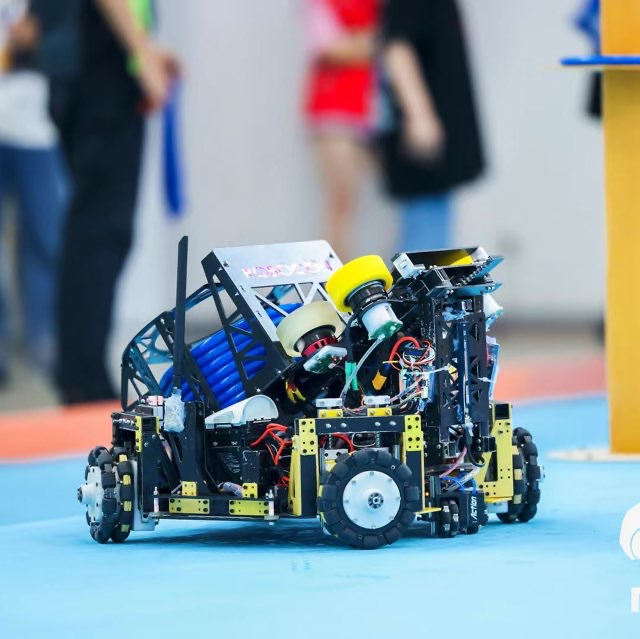
//> input picture show_color/imgs/1.jpg, 640 x 639 px
$ ./show_img   (built with g++ and OpenCV 4)
//> lines starting //> are read from the running program, lines starting //| are printed output that depends on the picture
#include<opencv2/opencv.hpp>

int main()
{
    cv::Mat bgr_img;
    bgr_img = cv::imread("imgs/1.jpg");
//> bgr_img is the input picture: 639 rows x 640 cols, CV_8UC3; mean B, G, R 154, 144.7, 128.2

    //分离三个通道并显示，调试用
    std::vector<cv::Mat> channels;
    cv::split(bgr_img, channels);
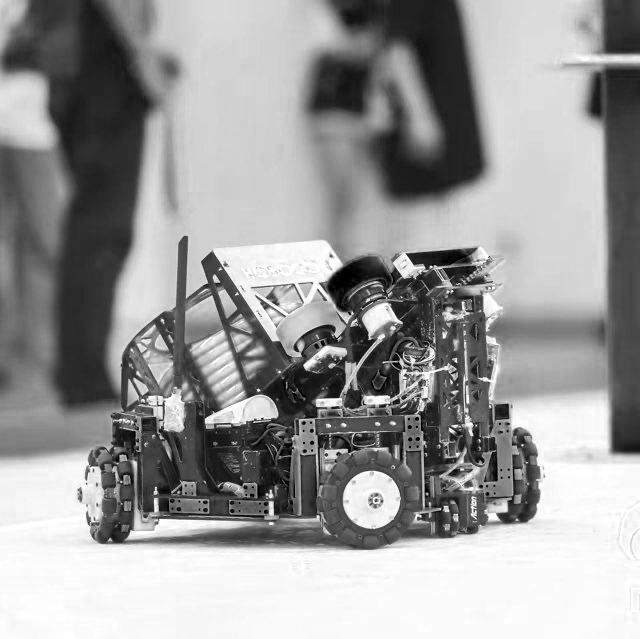
//> channels[0]: 639 rows x 640 cols, CV_8UC1; min 0, max 255, mean 154
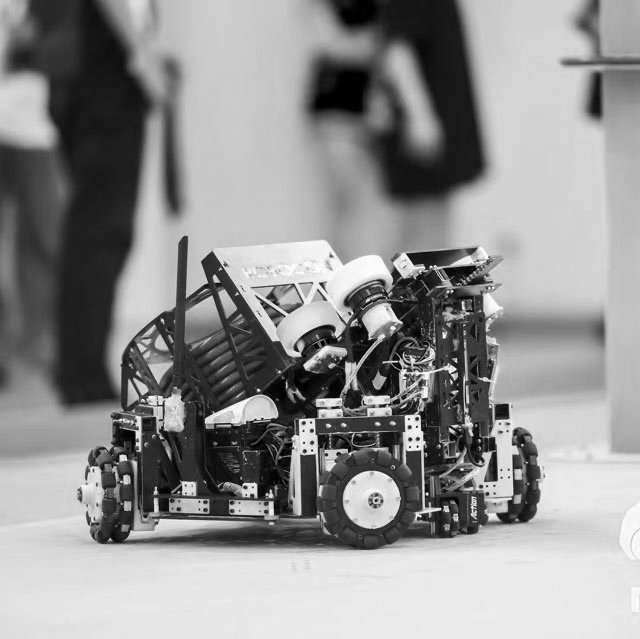
//> channels[1]: 639 rows x 640 cols, CV_8UC1; min 0, max 255, mean 144.7
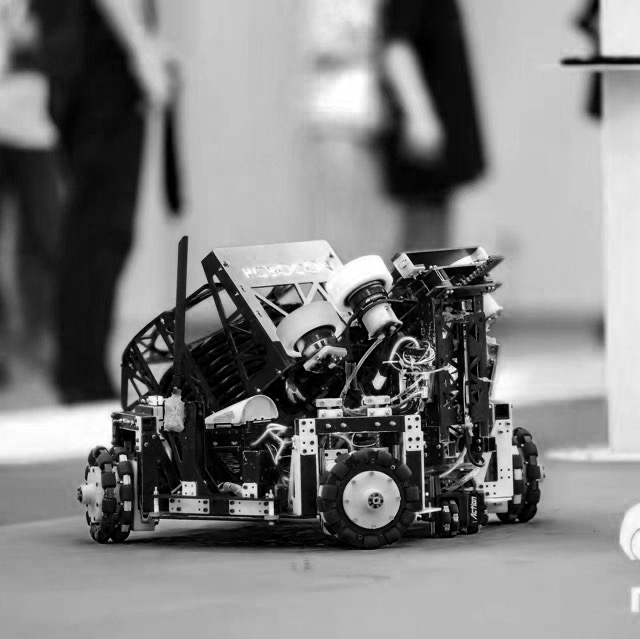
//> channels[2]: 639 rows x 640 cols, CV_8UC1; min 0, max 255, mean 128.2
    cv::Mat blue = channels.at(0);
    cv::Mat green = channels.at(1);
    cv::Mat red = channels.at(2);

    cv::resize(blue, blue, {}, 0.5, 0.5);
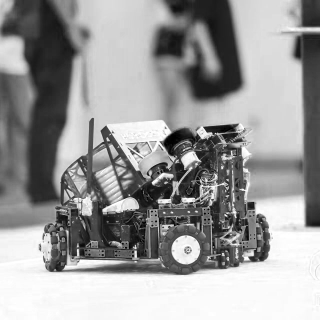
//> blue: 320 rows x 320 cols, CV_8UC1; min 0, max 255, mean 154.3
    cv::resize(green, green, {}, 0.5, 0.5);
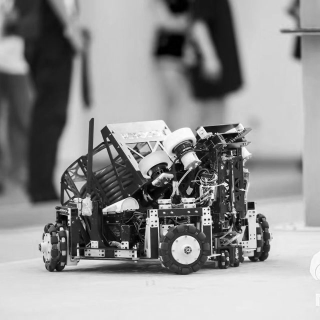
//> green: 320 rows x 320 cols, CV_8UC1; min 0, max 254, mean 145
    cv::resize(red, red, {}, 0.5, 0.5);
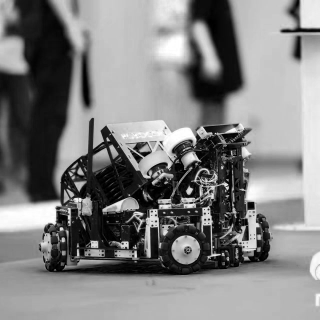
//> red: 320 rows x 320 cols, CV_8UC1; min 0, max 255, mean 128.4

    cv::imshow("blue",blue);
    cv::imshow("green",green);
    cv::imshow("red",red);

    cv::waitKey(0);
    return 0;
}
